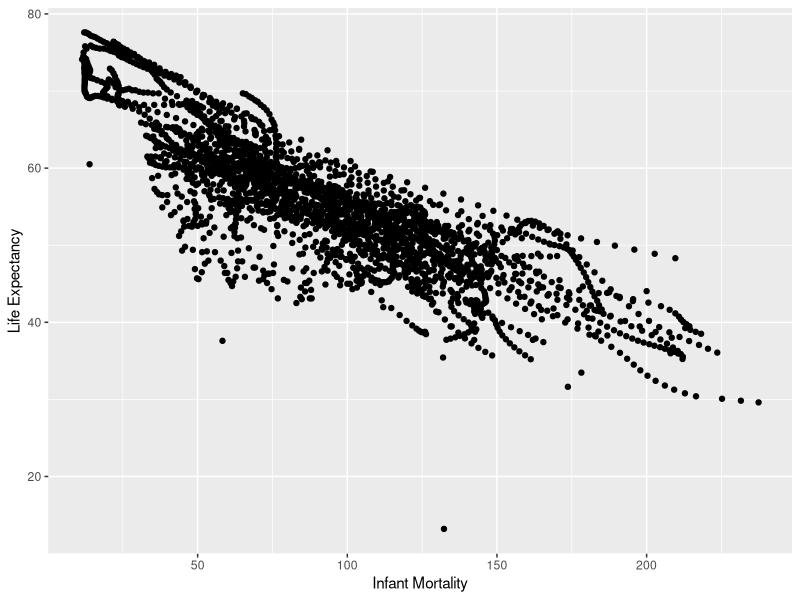
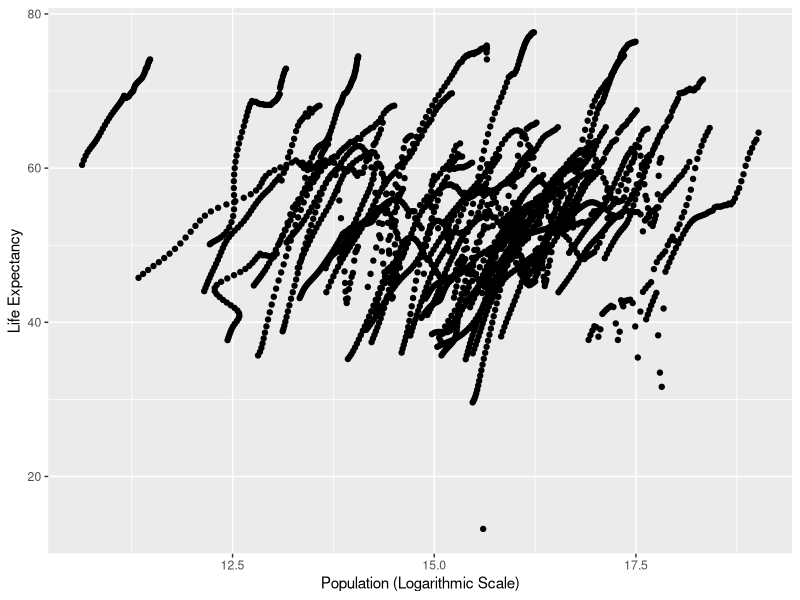
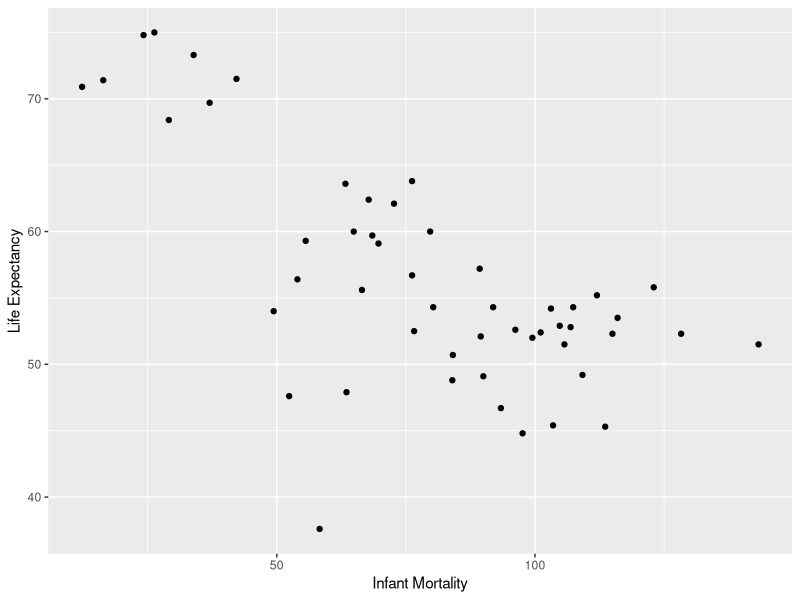
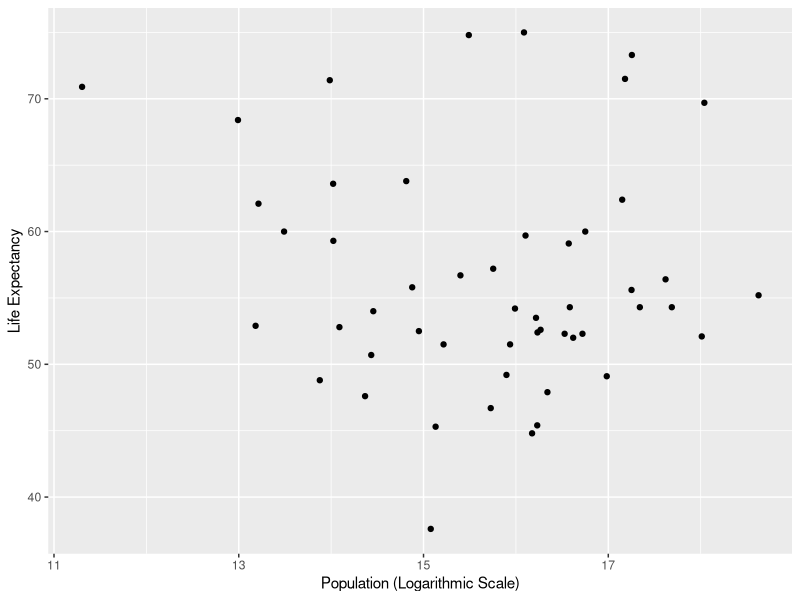

These figures' R source, in order:
## ---- chunk 1
#Loads the "dslabs" and "tidyverse" packages
library(dslabs)
library(tidyverse)

#Pulls up the help page for the gapminder data
help(gapminder)
#Pulls up the structure for the gapminder data
str(gapminder)
#Summary of the gapminder data
summary(gapminder)
#Determines the type of object that gapminder is
class(gapminder)

## ---- chunk 2
#using the gapminder data to create a new object that contains only the African countries
africadata <- subset(gapminder, continent == "Africa")

#Creating a new object with africadata that only contains infant_mortality and life_expectancy
africaIMLE <- select(africadata, infant_mortality, life_expectancy)

#Creating a new object with africadata that only contains population and life_expectancy
africaPLE <- select(africadata, population, life_expectancy)

## ---- chunk 3
#Plotting life expectancy as a function of infant mortality using the africaIMLE dataframe
ggplot(africaIMLE, aes(x = infant_mortality, y = life_expectancy)) +
      geom_point() +
      xlab("Infant Mortality") +
      ylab("Life Expectancy")
#A negative correlation shows between the two



#Plotting life expectancy as a function of population on a log scale using the africaPLE dataframe
ggplot(africaPLE, aes(x = log(population), y = life_expectancy)) +
      geom_point() +
      xlab("Population (Logarithmic Scale)") +
      ylab("Life Expectancy")
#Streaks of positively-correlated data appear on this graph

## ---- chunk 4
#Code to figure out which years have missing data for infant mortality in the africadata dataset
africaYIM <- select(africadata, year, infant_mortality)
#This creates a new data frame that only contains the year data and infant mortality data

is.IMna <- africaYIM[rowSums(is.na(africaYIM)) > 0, ]
#This creates a new data frame that only contains the year data with NA values for infant mortality


years_with_NA <- unique(is.IMna)
#This creates a new data frame that contains the years that have NA infant mortality data

years_with_NA
## ---- chunk 5
africa2000 <- filter(africadata, year == "2000")
str(africa2000)
## ---- chunk 6
#This graphs life expectancy as a function of infant mortality for the year 2000 in Africa.
ggplot(africa2000, aes(x = infant_mortality, y = life_expectancy)) +
      geom_point() +
      xlab("Infant Mortality") +
      ylab("Life Expectancy")
#There is a negative correlation between the two.

#This graphs life expectancy as a function of population for the year 2000 in Africa.
ggplot(africa2000, aes(x = log(population), y = life_expectancy)) +
      geom_point() +
      xlab("Population (Logarithmic Scale)") +
      ylab("Life Expectancy")
#There is no noticable correlation.

## ---- chunk 7
#Fitting a linear model to the 2000 Africa data, with life expectancy as the outcome and infant mortality as the predictor

fit1 <- lm(life_expectancy ~ infant_mortality, data = africa2000)
summary(fit1)
## ---- chunk 8
#Adding a linear model to the 2000 Africa data, with life expectancy as the outcome and population as the predictor

fit2 <- lm(life_expectancy ~ population, data = africa2000)
summary(fit2)
